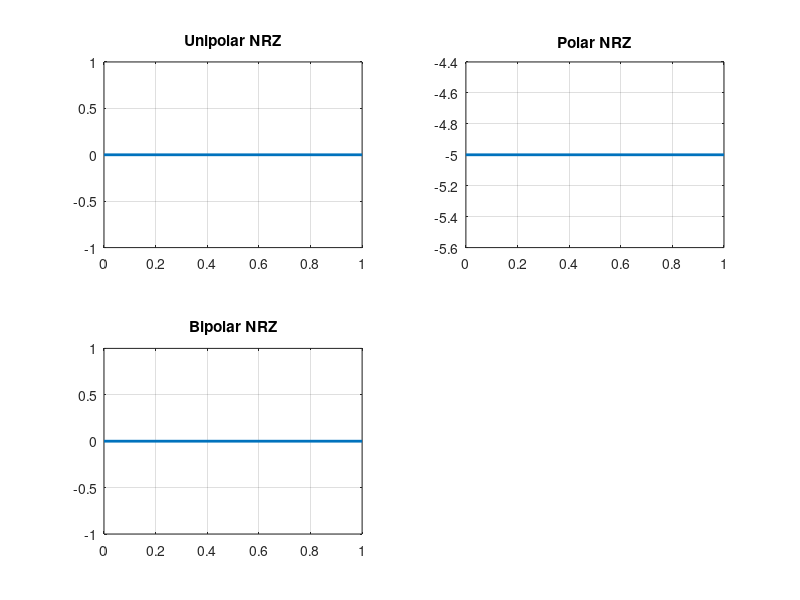

Here is the MATLAB script that generated this plot:
clc;
close all;
clear all;
x=input('Enter bit stream:')
a=input('Enter amplitude:')
n=0:length(x);
%---------------------------------------------------------------------
for i=1:length(x)
  if (x(i)==1)
    j(i)=a;
  else 
    j(i)=0;
  endif
endfor
j(i+1)=j(i)
subplot(2,2,1)
stairs(n,j,'Linewidth',2)
title('Unipolar NRZ')
grid on
%---------------------------------------------------------------------
for i=1:length(x)
  if (x(i)==1)
    j(i)=a;
  else 
    j(i)=-a;  
  endif
endfor
j(i+1)=j(i)
subplot(2,2,2)
stairs(n,j,'Linewidth',2)
title('Polar NRZ')
grid on
%---------------------------------------------------------------------
c=0;
for i=1:length(x)
  if(x(i)==1)
    c=c+1;
    if(rem(c,2)==0)
      j(i)=-a;
    else
      j(i)=a;
    endif
  else
    j(i)=0;
  endif
endfor
j(i+1)=j(i)
subplot(2,2,3)
stairs(n,j,'Linewidth',2)
title('Bipolar NRZ')
grid on
   